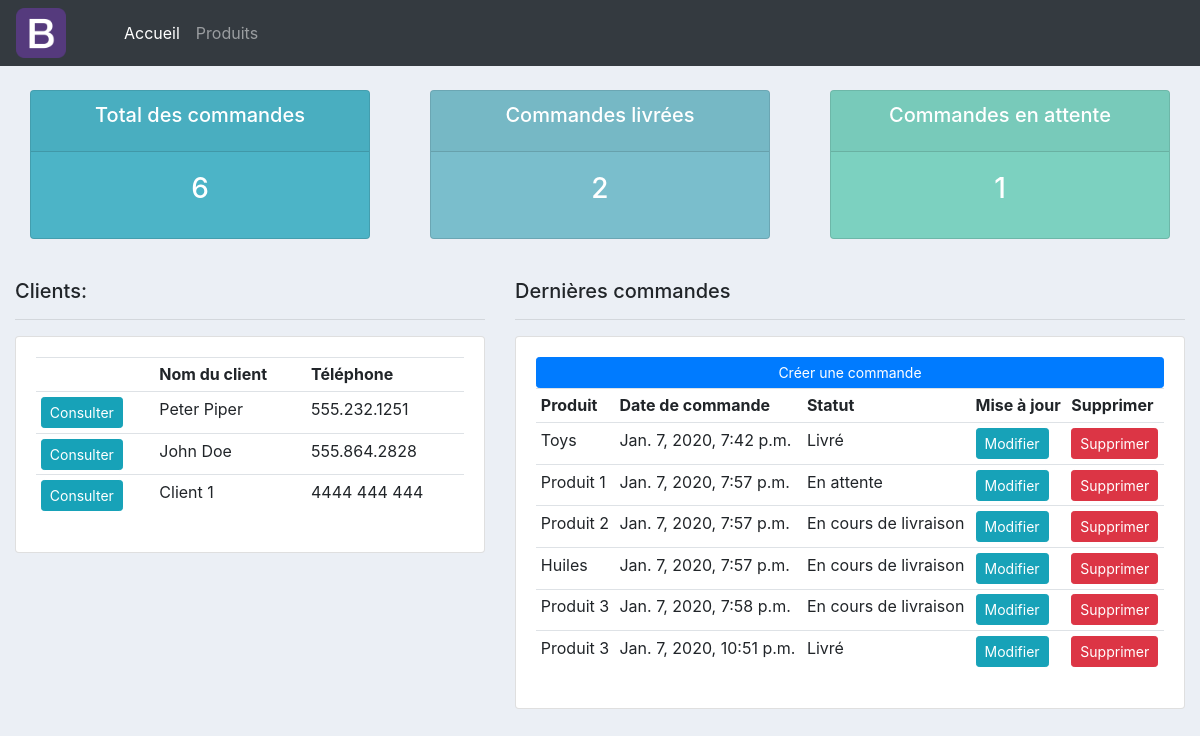
The page / on the database its author committed.
### accounts/models.py (models this page shows, shortened)
class Customer(models.Model):
	name = models.CharField(max_length=200, null=True)
	phone = models.CharField(max_length=200, null=True)
	email = models.CharField(max_length=200, null=True)
	date_created = models.DateTimeField(auto_now_add=True, null=True)

class Order(models.Model):
	STATUS = (
			('En attente', 'En attente'),
			('En cours de livraison', 'En cours de livraison'),
			('Livré', 'Livré'),
			)
	customer = models.ForeignKey(Customer, null=True, on_delete= models.SET_NULL)
	product = models.ForeignKey(Product, null=True, on_delete= models.SET_NULL)
	date_created = models.DateTimeField(auto_now_add=True, null=True)
	status = models.CharField(max_length=200, null=True, choices=STATUS)

class Product(models.Model):
	CATEGORY = (
			('Catégorie 1', 'Catégorie 1'),
			('Catégorie 2', 'Catégorie 2'),
			('Catégorie 3', 'Catégorie 3'),
			)
	name = models.CharField(max_length=200, null=True)
	price = models.FloatField(null=True)
	category = models.CharField(max_length=200, null=True, choices=CATEGORY)
	description = models.CharField(max_length=200, null=True, blank=True)
	date_created = models.DateTimeField(auto_now_add=True, null=True)
	tags = models.ManyToManyField(Tag)
	def __str__(self):
		return self.name

### accounts/views.py (the view)
def home(request):
	orders = Order.objects.all()
	customers = Customer.objects.all()
	total_customers = customers.count()
	total_orders = orders.count()
	delivered = orders.filter(status='Livré').count()
	pending = orders.filter(status='En attente').count()
	context = {'orders':orders, 'customers':customers,
	'total_orders':total_orders,'delivered':delivered,
	'pending':pending }
	return render(request, 'accounts/dashboard.html', context)

### accounts/templates/accounts/dashboard.html
{%  extends 'accounts/main.html' %}
{% block content %}
{%  include 'accounts/status.html' %}
<br>
<div class="row">
	<div class="col-md-5">
		<h5>Clients:</h5>
		<hr>
		<div class="card card-body">
			<table class="table table-sm">
				<tr>
					<th></th>
					<th>Nom du client</th>
					<th>Téléphone</th>
				</tr>
				{% for customer in customers %}
					<tr>
						<td><a class="btn btn-sm btn-info" href="{% url 'customer' customer.id %}">Consulter</a></td>
						<td>{{customer.name}}</td>
						<td>{{customer.phone}}</td>
					</tr>
				{% endfor %}
			</table>
		</div>
	</div>
	<div class="col-md-7">
		<h5>Dernières commandes</h5>
		<hr>
		<div class="card card-body">
			<a class="btn btn-primary  btn-sm btn-block" href="{% url 'create_order' %}">Créer une commande</a>
			<table class="table table-sm">
				<tr>
					<th>Produit</th>
					<th>Date de commande</th>
					<th>Statut</th>
					<th>Mise à jour</th>
					<th>Supprimer</th>
				</tr>
				{% for order in orders %}
					<tr>
						<td>{{order.product}}</td>
						<td>{{order.date_created}}</td>
						<td>{{order.status}}</td>
						<td><a class="btn btn-sm btn-info" href="{% url 'update_order' order.id %}">Modifier</a></td>
						<td><a class="btn btn-sm btn-danger" href="{% url 'delete_order' order.id %}">Supprimer</a></td>
					</tr>
				{% endfor %}
			</table>
		</div>
	</div>
</div>
{% endblock %}

### accounts/templates/accounts/main.html (shortened to what this page needs)
{% load static %}
<!DOCTYPE html>
<html>
<head>
	<link rel="stylesheet" href="https://stackpath.bootstrapcdn.com/bootstrap/4.3.1/css/bootstrap.min.css">
	<link rel="stylesheet" type="text/css" href="{% static '/css/main.css' %}">
</head>
<body>
	{%  include 'accounts/navbar.html' %}
	<div class="container-fluid">
	{% block content %}
	{% endblock %}
    </div>
</body>
</html>

### accounts/templates/accounts/navbar.html (shortened to what this page needs)
{% load static %}
<nav class="navbar navbar-expand-lg navbar-dark bg-dark">
 <img style="width: 50px;margin-right:50px;" src="{% static 'images/logo.png' %}">
  <div class="collapse navbar-collapse" id="navbarNav">
    <ul class="navbar-nav">
      <li class="nav-item active">
        <a class="nav-link" href="{% url 'home' %}">Accueil</a>
      </li>
      <li class="nav-item">
        <a class="nav-link" href="{% url 'products' %}">Produits</a>
      </li>
    </ul>
  </div>
</nav>

### accounts/templates/accounts/status.html
<br>
<div class="row">
	<div class="col">
		<div class="col-md">
			<div class="card text-center text-white  mb-3" id="total-orders">
			  	<div class="card-header">
			  		<h5 class="card-title">Total des commandes</h5>
			  	</div>
			  	<div class="card-body">
			    	<h3 class="card-title">{{total_orders}}</h3>
			  	</div>
			</div>
		</div>
	</div>
	<div class="col">
		<div class="col-md">
			<div class="card text-center text-white  mb-3" id="orders-delivered">
			  	<div class="card-header">
			  		<h5 class="card-title">Commandes livrées</h5>
			  	</div>
			  	<div class="card-body">
			    	<h3 class="card-title">{{delivered}}</h3>
			  	</div>
			</div>
		</div>
	</div>
	<div class="col">
		<div class="col-md">
			<div class="card text-center text-white  mb-3" id="orders-pending">
			  	<div class="card-header">
			  		<h5 class="card-title">Commandes en attente</h5>
			  	</div>
			  	<div class="card-body">
			    	<h3 class="card-title">{{pending}}</h3>
			  	</div>
			</div>
		</div>
	</div>
</div>

### static/css/main.css (style rules this page uses)
body { background-color: #ebeff5; }
#total-orders { background-color: #4cb4c7; }
#orders-delivered { background-color: #7abecc; }
#orders-pending { background-color: #7CD1C0; }

### rows shown on the page
Customer: name "Peter Piper", phone "555.232.1251"
Customer: name "John Doe", phone "555.864.2828"
Customer: name "Client 1", phone "4444 444 444"
Order: product "Toys", date_created "Jan. 7, 2020, 7:42 p.m.", status "Livré"
Order: product "Produit 1", date_created "Jan. 7, 2020, 7:57 p.m.", status "En attente"
Order: product "Produit 2", date_created "Jan. 7, 2020, 7:57 p.m.", status "En cours de livraison"
Order: product "Huiles", date_created "Jan. 7, 2020, 7:57 p.m.", status "En cours de livraison"
Order: product "Produit 3", date_created "Jan. 7, 2020, 7:58 p.m.", status "En cours de livraison"
Order: product "Produit 3", date_created "Jan. 7, 2020, 10:51 p.m.", status "Livré"

### other values the page prints
{{ total_orders }} "6"
{{ delivered }} "2"
{{ pending }} "1"
